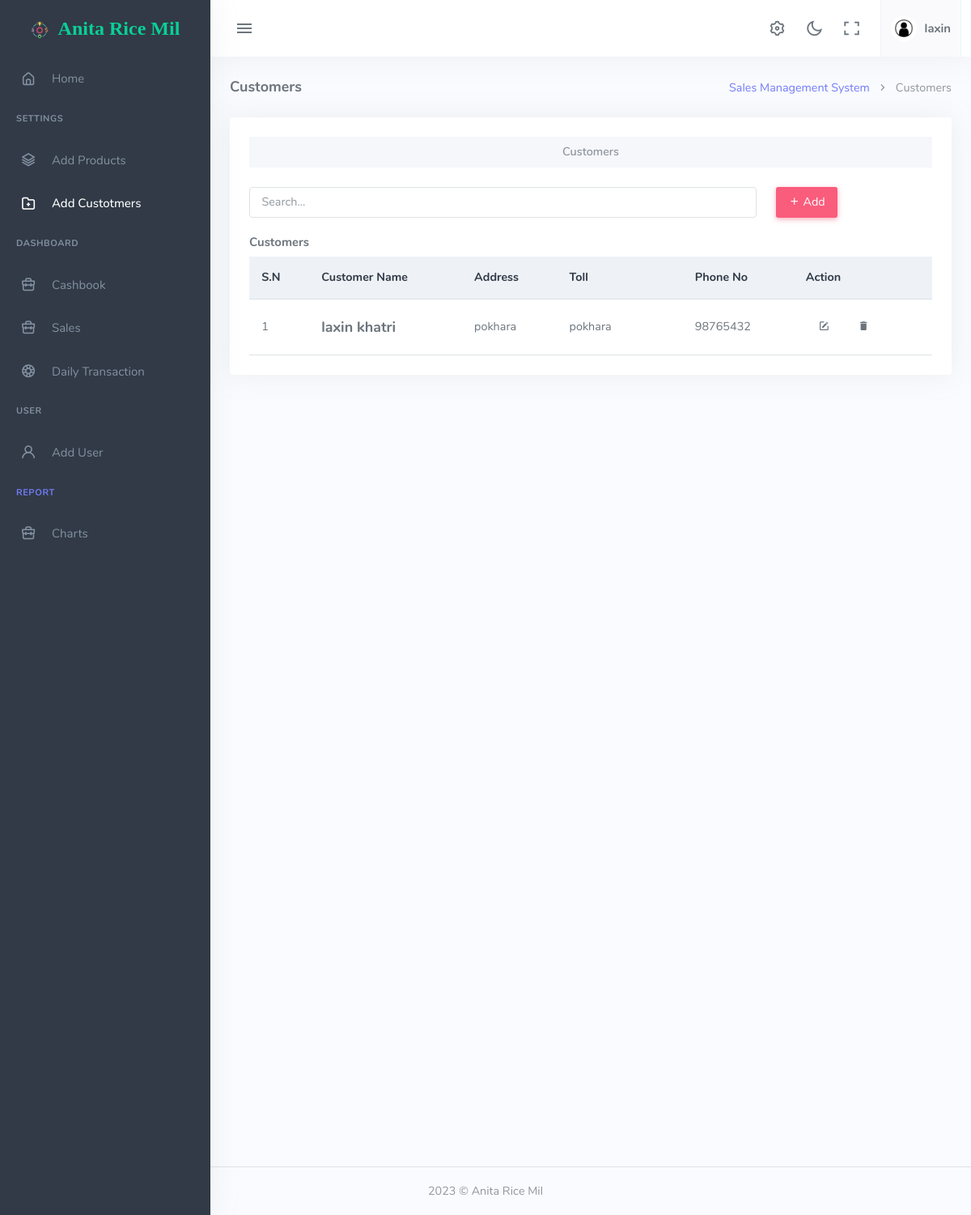
/customers (signed in), run on the app's committed database.
### account/models.py (models this page shows, shortened)
class User(AbstractBaseUser, PermissionsMixin):
  email = models.EmailField(
      verbose_name='Email',
      max_length=255,
      unique=True,
  )
  fullname = models.CharField(max_length=200)
  is_admin = models.BooleanField(default=False)
  is_active = models.BooleanField(default=True)
  is_staff= models.BooleanField(default=True)
  phone_No = models.CharField(max_length=150, null=True, blank=True)
  image = models.ImageField(upload_to="image/", null=True, blank=True)
  address = models.CharField(max_length=150, null=True, blank=True)
  created_at = models.DateField(auto_now_add=True, null=True, blank=True)
  updated_at = models.DateField(auto_now=True, null=True, blank=True)
  objects = UserManager()
  USERNAME_FIELD = 'email'
  REQUIRED_FIELDS = ['fullname','phone_No']

### app/models.py (models this page shows, shortened)
class Customer(models.Model):
    name = models.CharField(max_length=150)
    toll = models.ForeignKey(Toll, on_delete=models.CASCADE, related_name='customer_toll', null=Toll, blank=True)
    address =models.CharField(max_length=150, null=True, blank=True)
    phone_number = models.CharField(max_length=20,null=True, blank=True)
    email = models.CharField(max_length=150, null=True, blank=True)
    name_slug = AutoSlugField(populate_from='name', unique=True)
    added_date = models.DateField(auto_now=True)
    nepali_added_date = models.CharField(max_length=200,default=nepali_datetime.date.today().strftime("%d-%B-%Y"), null=True, blank=True)
    class Meta:
        ordering =['-id',]

class Toll(models.Model):
    toll_name = models.CharField(max_length=150)
    toll_slug = AutoSlugField(populate_from ='toll_name', default=None, unique=True)
    class Meta:
        ordering =['id']
    def __str__(self):
        return self.toll_name

### app/decorators.py (the view)
    def wrapper_fun(request, *args, **kwargs):
        if request.user.is_authenticated:
            return view_fun(request, *args, **kwargs)
        else:
            messages.warning(request,"Login required...")
            return redirect('app:login')

### app/templates/app/customers.html (shortened to what this page needs)
{% extends 'app/base.html' %}
{% load static %}
{% load custome_filter %}
{% block body %}
            <div class="content-page">
                <div class="content">
                    <div class="container-fluid">
                        <div class="row">
                            <div class="col-12">
                                <div class="page-title-box">
                                    <div class="page-title-right">
                                        <ol class="breadcrumb m-0">
                                            <li class="breadcrumb-item"><a href="javascript: void(0);">Sales Management System</a></li>
                                            <li class="breadcrumb-item active">Customers</li>
                                        </ol>
                                    </div>
                                    <h4 class="page-title">Customers</h4>
                                </div>
                            </div>
                        </div>
                        <div class="row">
                            <div class="col-md-12">
                                <div class="card">
                                    <div class="card-body" >
                                        <ul class="nav nav-pills bg-nav-pills nav-justified mb-3">
                                            <li class="nav-item">
                                                <a href="#customer" data-bs-toggle="tab" aria-expanded="false" class="nav-link rounded-0">
                                                    <span class="d-none d-md-block">Customers</span>
                                                </a>
                                            </li>
                                        </ul>
                                        <div class="tab-content">
                                            <div class="tab-pane show active" id="customer">
                                                <div class="row mb-2 justify-content-between">
                                                    <div class="col-md-9">
                                                        <form class="row gy-2 gx-2 align-items-center justify-content-xl-start justify-content-between">
                                                            <div class="col-12">
                                                                <input type="search" class="form-control" id="inputPassword2" placeholder="Search..." onkeyup="filterCustomerNames()" onblur="hideCustomerList()">
                                                            </div>
                                                        </form>
                                                    </div>
                                                    <div class="col-md-3">
                                                        {% if perms.app.add_customer %}
                                                        <div class="float-center ">
                                                            <a class="btn btn-danger"  data-bs-toggle="offcanvas" data-bs-target="#offcanvasRight" aria-controls="offcanvasRight"><i class="mdi mdi-plus"></i> Add </a>
                                                        </div>
                                                        {% endif %}
                                                    </div>
                                                </div>
                                             <div class="table-responsive scrollable-table  ">
                                            <h5>Customers</h5>
                                            <table class="table table-centered  mb-0 ">
                                                <thead class="table-light " style="position: sticky; top: 0; background-color: #fff; z-index: 1;">
                                                    <tr>
                                                        <th>S.N</th>
                                                        <th>Customer Name</th>
                                                        <th>Address</th>
                                                        <th>Toll<th>
                                                        <th>Phone No</th>
                                                        <th>Action</th>
                                                    </tr>
                                                </thead>
                                                <tbody class="" >
                                                    {% for customer in customerlist %}
                                                    <tr>
                                                        <td>{{forloop.counter}}</td>
                                                        <td><a href="{% url 'app:salesList' customer.id %}" class="text-body fw-bold" style="font-size: large;
                                                            font-weight: 900;">{{customer.name}}</a> </td>
                                                        <td>
                                                            {{customer.address}}
                                                        </td>
                                                        <td>{{customer.toll}}</td>
                                                        <td></td>
                                                        <td>{{customer.phone_number}}</td>
                                                        <td>
                                                            {% if perms.app.change_customer %}
                                                                <a class="btn"  data-bs-toggle="offcanvas" data-bs-target="#customeredite-{{customer.id}}" aria-controls="offcanvasRight"><i class="mdi mdi-square-edit-outline"></i></a>
                                                            {% endif %}
                                                            {% if perms.app.delete_customer %}
                                                                <button  type="button" class="btn" data-bs-toggle="modal" data-bs-target="#deletecustomer-{{customer.id}}"><i class="mdi mdi-delete"></i></button>
                                                            {% endif %}
                                                        </td>
                                                    </tr>
                                                    {% endfor %}
                                                   </tbody>
                                            </table>
                                    </div>
                                    </div>
                                    </div>
                                    </div>
                                </div>
                            </div>
                        </div>
                    </div>
                </div>
                </div>
                </div>
       {%endblock%}

### app/templates/app/base.html (shortened to what this page needs)
{%load static%}
<!DOCTYPE html>
<html lang="en">
<head>
        <link href="{% static 'app/assets/vendor/datatables.net-bs5/css/dataTables.bootstrap5.min.css'%}" rel="stylesheet" type="text/css" />
        <link href="{% static 'app/assets/vendor/datatables.net-responsive-bs5/css/responsive.bootstrap5.min.css'%}" rel="stylesheet" type="text/css" />
        <link rel="stylesheet" href="{% static 'app/assets/vendor/daterangepicker/daterangepicker.css'%}">
        <link rel="stylesheet" href="{% static 'app/assets/vendor/admin-resources/jquery.vectormap/jquery-jvectormap-1.2.2.css'%}">
        <link href="{% static 'app/assets/css/app-saas.min.css'%}" rel="stylesheet" type="text/css" id="app-style" />
        <link href="{% static 'app/assets/css/icons.min.css'%}" rel="stylesheet" type="text/css" />
        <link href="http://nepalidatepicker.sajanmaharjan.com.np/nepali.datepicker/css/nepali.datepicker.v4.0.1.min.css" rel="stylesheet" type="text/css"/>
    </head>
    <body>
        <div class="wrapper">
            <div class="navbar-custom">
                <div class="topbar container-fluid">
                    <div class="d-flex align-items-center gap-lg-2 gap-1">
                        <button class="button-toggle-menu">
                            <i class="mdi mdi-menu"></i>
                        </button>
                    </div>
                    <ul class="topbar-menu d-flex align-items-center gap-3">
                        <li class="d-none d-sm-inline-block">
                            <a class="nav-link" data-bs-toggle="offcanvas" href="#theme-settings-offcanvas">
                                <i class="ri-settings-3-line font-22"></i>
                            </a>
                        </li>
                        <li class="d-none d-sm-inline-block">
                            <div class="nav-link" id="light-dark-mode" data-bs-toggle="tooltip" data-bs-placement="left" title="Theme Mode">
                                <i class="ri-moon-line font-22"></i>
                            </div>
                        </li>
                        <li class="d-none d-md-inline-block">
                            <a class="nav-link" href="#" data-toggle="fullscreen">
                                <i class="ri-fullscreen-line font-22"></i>
                            </a>
                        </li>
                        <li class="dropdown">
                            <a class="nav-link dropdown-toggle arrow-none nav-user px-2" data-bs-toggle="dropdown" href="#" role="button" aria-haspopup="false" aria-expanded="false">
                                <span class="account-user-avatar">
                                    {% if request.user.image  %}
                                        <img src="{{request.user.image.url}}" alt="user-image" width="32" class="rounded-circle">
                                    {% else %}
                                    <img src="{% static 'app/assets/images/unknow.jpg'%}" alt="user-image" width="32" class="rounded-circle">
                                    {% endif %}
                                </span>
                                <span class="d-lg-flex flex-column gap-1 d-none">
                                    <h5 class="my-0">{{request.user.fullname}}</h5>
                                </span>
                            </a>
                        </li>
                    </ul>
                </div>
            </div>
   <div class="leftside-menu">
    <a href="{% url 'app:index' %}" class="logo logo-light">
        <span class="logo-lg">
            <h3 class="text-success p-2 text-bold" style="font-family: times-new-roman;"><img src="{% static 'app/icons.webp'%}" class="pe-2">Anita Rice Mil</h3>
        </span>
    </a>
    <div class="h-100" id="leftside-menu-container" data-simplebar>
        <ul class="side-nav">
            <li class="side-nav-item">
                <a href="{% url 'app:index' %}" class="side-nav-link">
                    <i class="uil-home-alt"></i>
                    <span> Home </span>
                </a>
            </li>
            <li class="side-nav-title">Settings</li>
            <li class="side-nav-item">
                <a href="{% url 'app:products' %}" class="side-nav-link">
                    <i class="uil-layer-group"></i>
                    <span> Add Products </span>
                </a>
            </li>
            <li class="side-nav-item">
                <a href="{% url 'app:customers' %}" class="side-nav-link">
                    <i class="uil-folder-plus"></i>
                    <span>Add Custotmers </span>
                </a>
            </li>
            <li class="side-nav-title">Dashboard</li>
            <li class="side-nav-item">
                <a href="{% url 'app:sales_dashboard' %}" class="side-nav-link">
                    <i class="uil-briefcase"></i>
                    <span>Cashbook </span>
                </a>
            </li>
            <li class="side-nav-item">
                <a href="{% url 'app:salesItem' %}" class="side-nav-link">
                    <i class="uil-briefcase"></i>
                    <span> Sales </span>
                </a>
            </li>
            <li class="side-nav-item">
                <a href="{% url 'app:daily' %}" class="side-nav-link">
                    <i class="uil-life-ring"></i>
                    <span>Daily Transaction</span>
                </a>
            </li>
            {% if request.user.is_superuser %}
            <li class="side-nav-title">User</li>
            <li class="side-nav-item">
                <a href="{% url  'app:user' %}" class="side-nav-link">
                    <i class="uil-user"></i>
                    <span>Add User </span>
                </a>
            </li>
            {% endif %}
            <li class="side-nav-title"><a href="#">Report </a></li>
            <li class="side-nav-item">
                <a href="{% url 'app:sales_dashboard' %}" class="side-nav-link">
                    <i class="uil-briefcase"></i>
                    <span>Charts</span>
                </a>
            </li>
        </ul>
    </div>
</div>
  {% block body %}
  {% endblock  %}
     <footer class="footer">
        <div class="container-fluid">
            <div class="row">
                <div class="col-md-12 text-center">
                    <script>document.write(new Date().getFullYear())</script> © Anita Rice Mil
                </div>
            </div>
        </div>
    </footer>
</body>
</html>

### data on the page
User: user.fullname "laxin"
Customer: name "laxin khatri", address "pokhara", toll "pokhara", phone_number "98765432"
